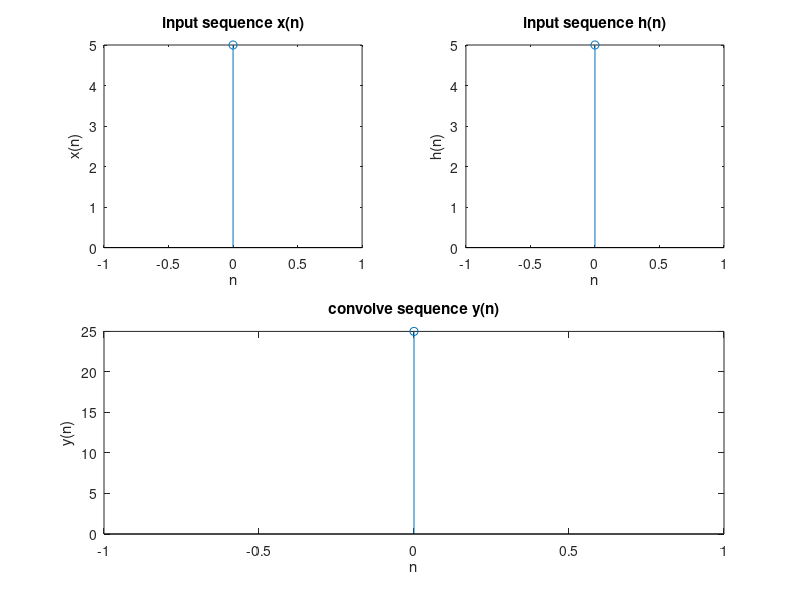

MATLAB code to generate this figure:
clc
clear all
close all
x=input('enter the frist sequence x(n)=')
h=input('enter the second sequence h(n)=')
lx=length(x)
lh=length(h)
ly=lx+lh-1

%to generate c1

x1=[x';zeros(ly-lx,1)];
x2=x1;

%looping to genetate c

for i=1:lh-1
    x2=[0;x2(1:end-1)]
    x1=[x1,x2]
end 

y=x1*h';

disp('liner convolution output is=')
disp(y')
disp ('using inbuilt function=')
k=conv(x,h);
disp(k)

%plot

figure(1)
subplot(2,2,1);
stem(0:lx-1,x);
xlabel('n');
ylabel('x(n)');
title('input sequence x(n)');

subplot(2,2,2);
stem(0:lh-1,h);
xlabel('n');
ylabel('h(n)');
title('input sequence h(n)');


subplot(2,2,3:4);
stem(0:ly-1,y);
xlabel('n');
ylabel('y(n)');
title('convolve sequence y(n)');
